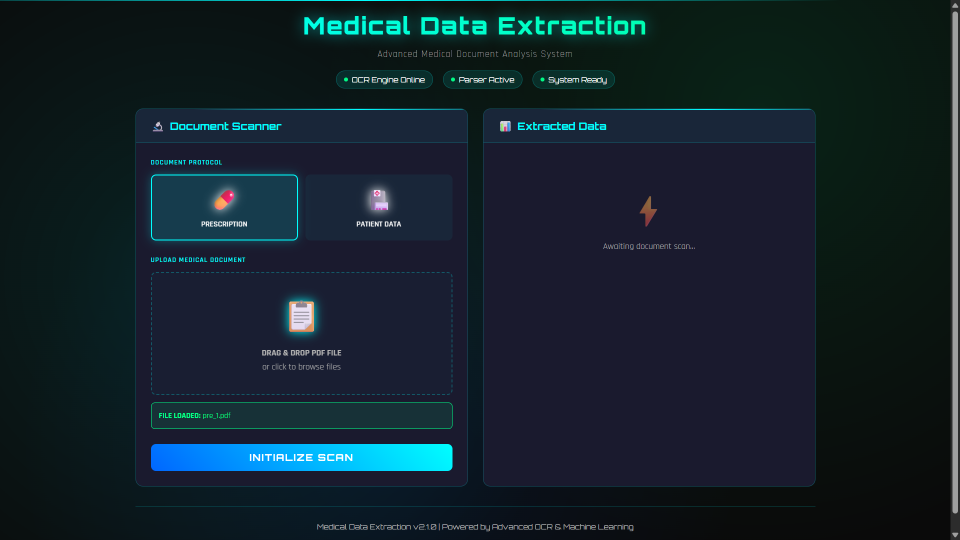
#> input picture images/file_loaded.png, 1919 x 1079 px (shown at 1/2 size)
$ python -i util.py   (imports and definitions only)
#> lines starting #> are read from the running program, lines starting #| are printed output that depends on the picture; after the words box and inside, x2 and y2 are one past the last pixel; in counts of white or black regions, pixels touching at a corner belong together
#> further down, picture is the input picture: shape (1079, 1919, 3); mean B, G, R 42.9, 34, 19.1
import numpy as np
import cv2


def preprocess_image(img):
    gray = cv2.cvtColor(np.array(img), cv2.COLOR_BGR2GRAY)
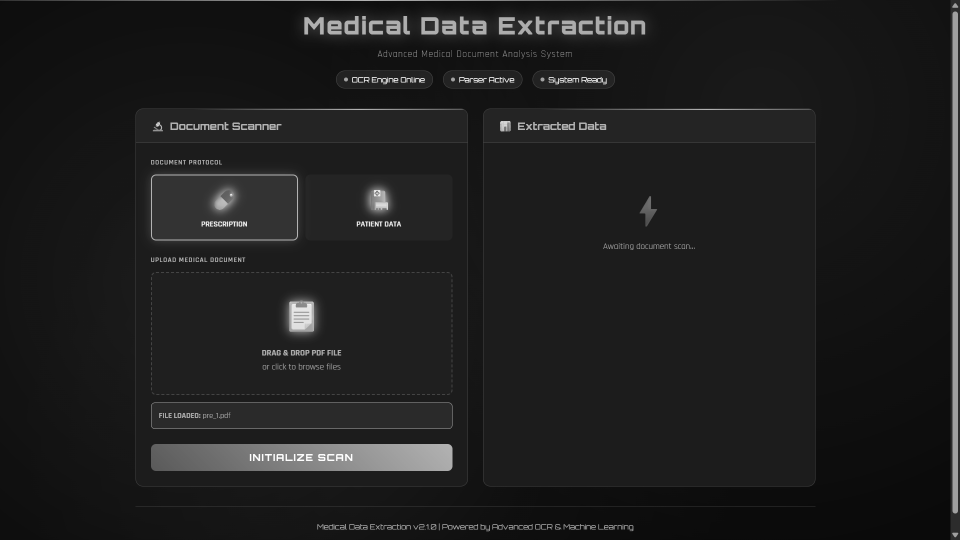
#> gray: shape (1079, 1919) (shown at 1/2 size); min 10, max 255, mean 30.5
    resized_image = cv2.resize(gray, None, fx =1.5, fy =1.5, interpolation = cv2.INTER_LINEAR)
    processed_image = cv2.adaptiveThreshold(
        resized_image,
        255,
        cv2.ADAPTIVE_THRESH_GAUSSIAN_C,
        cv2.THRESH_BINARY,
        61,
        11
    )
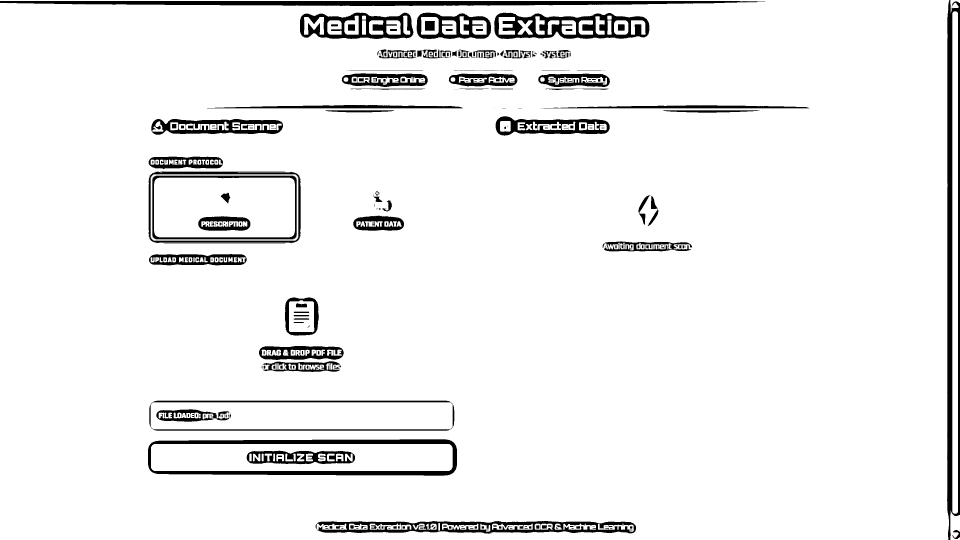
#> processed_image: shape (1618, 2878) (shown at 1/3 size); 94.1% white; 319 black regions (136 under 20 px), largest, box (x1, y1, x2, y2) and area: (2841, 0, 2878, 1618) 29767, (0, 3, 2296, 18) 25500, (444, 1318, 1371, 1427) 23315
    return processed_image

>>> import cv2
>>> picture = cv2.imread('../../images/file_loaded.png')
>>> result = preprocess_image(picture)

$ run again, on images/main_interface.png
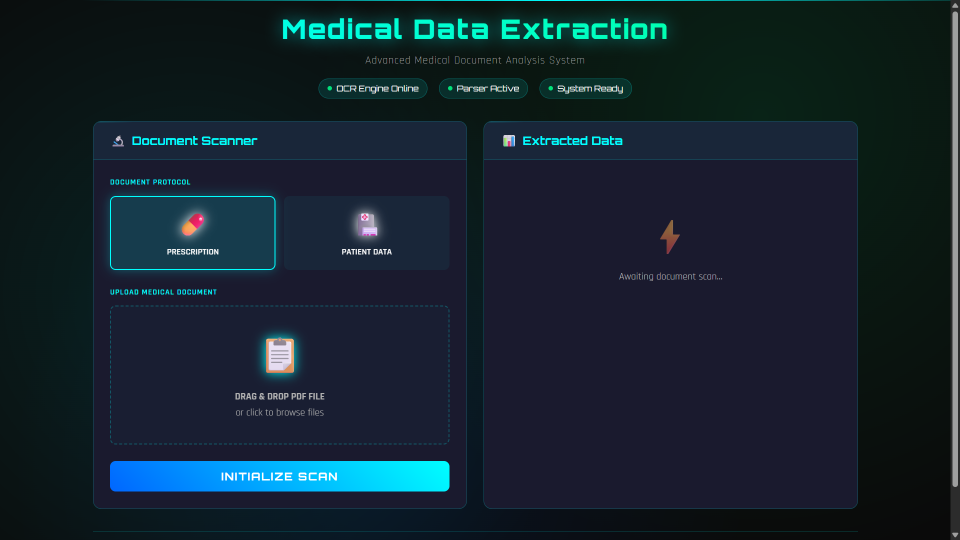
#> input picture images/main_interface.png, 1919 x 1079 px (shown at 1/2 size)
#> picture is the input picture: shape (1079, 1919, 3); mean B, G, R 46.1, 35.4, 20.3
#> in preprocess_image, `gray = cv2.cvtColor(np.array(img), cv2.COLOR_BGR2GRAY)`:
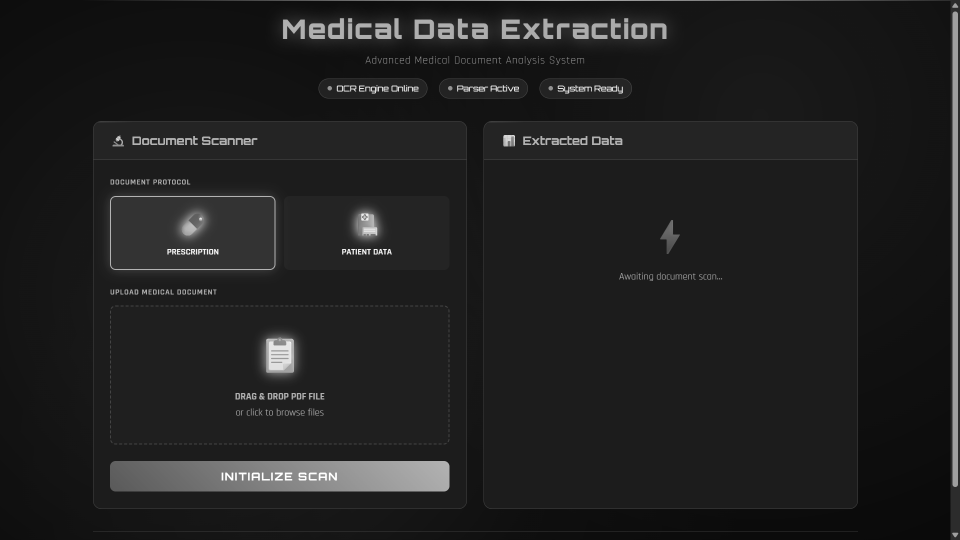
#> gray: shape (1079, 1919) (shown at 1/2 size); min 10, max 255, mean 32.1
#> in preprocess_image, `processed_image = cv2.adaptiveThreshold( resized_image, 255, cv2.ADAPT..`:
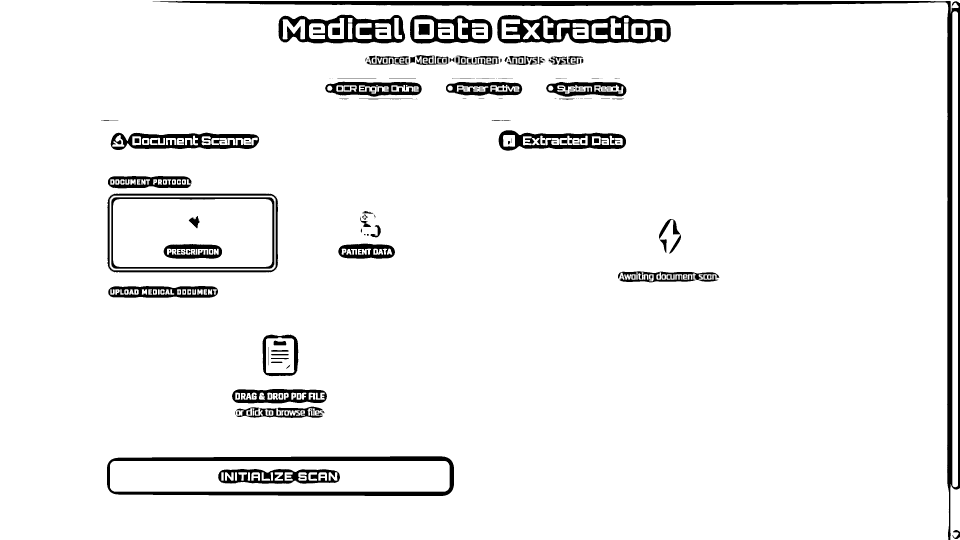
#> processed_image: shape (1618, 2878) (shown at 1/3 size); 94.5% white; 271 black regions (119 under 20 px), largest, box (x1, y1, x2, y2) and area: (458, 3, 2878, 1618) 54327, (321, 1369, 1362, 1488) 25766, (1492, 45, 2013, 130) 21751

$ run again, on images/main_ui.png
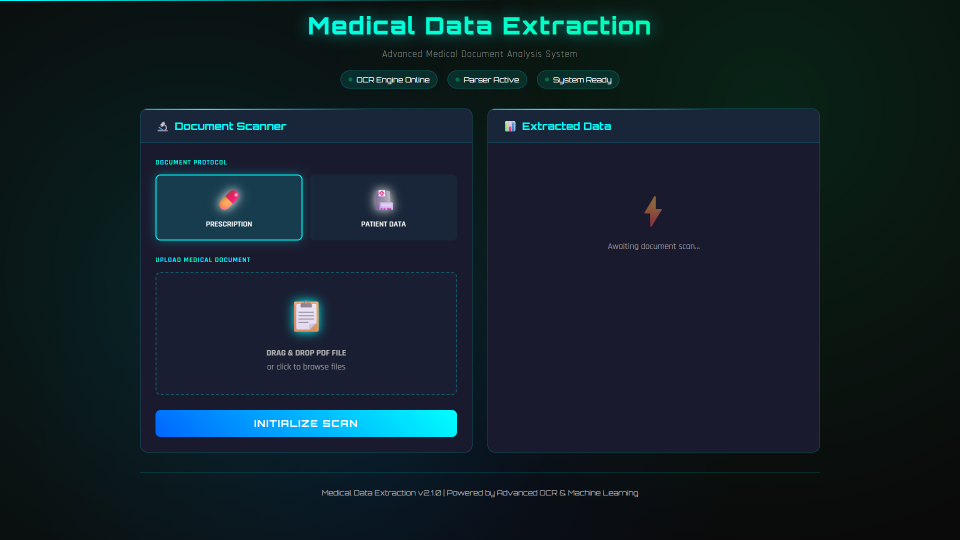
#> input picture images/main_ui.png, 1919 x 1079 px (shown at 1/2 size)
#> picture is the input picture: shape (1079, 1919, 3); mean B, G, R 40.9, 32.3, 17.5
#> in preprocess_image, `gray = cv2.cvtColor(np.array(img), cv2.COLOR_BGR2GRAY)`:
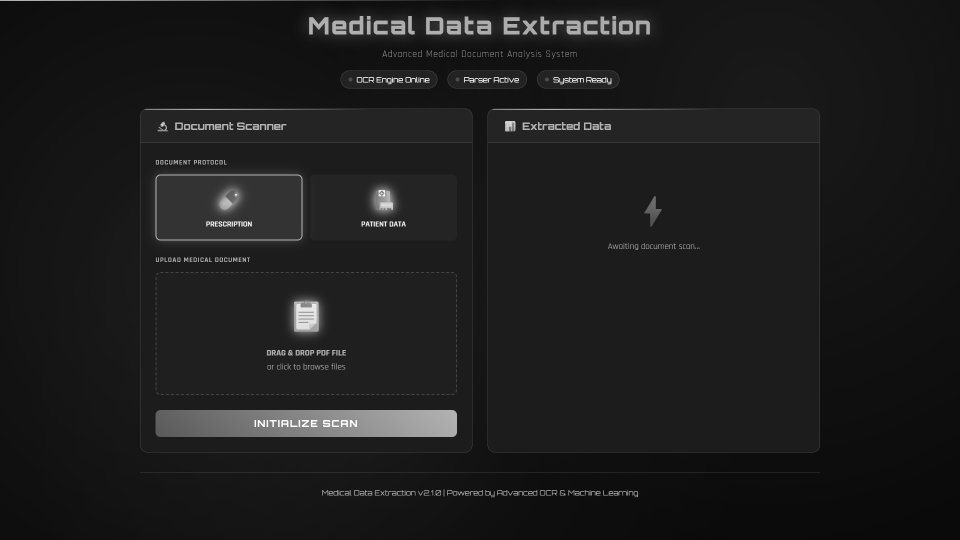
#> gray: shape (1079, 1919) (shown at 1/2 size); min 10, max 255, mean 28.8
#> in preprocess_image, `processed_image = cv2.adaptiveThreshold( resized_image, 255, cv2.ADAPT..`:
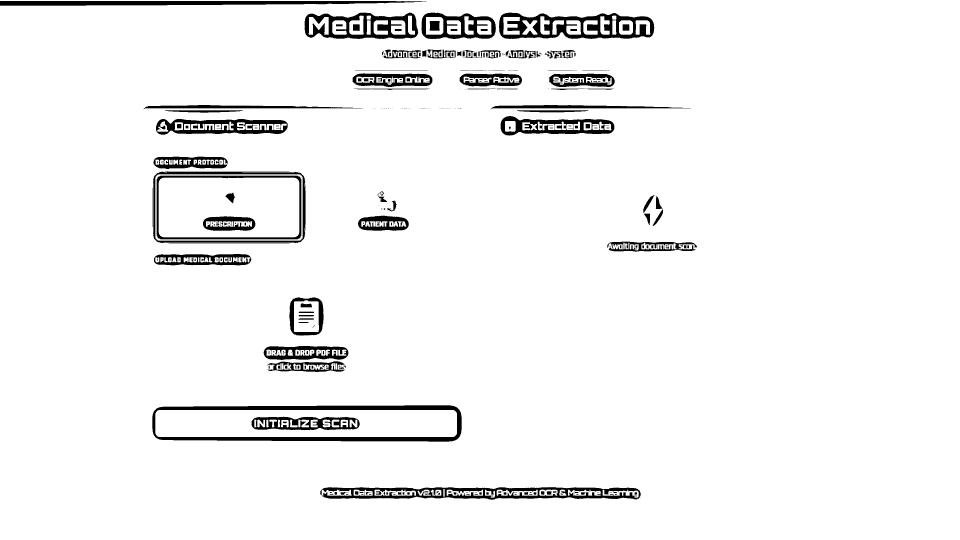
#> processed_image: shape (1618, 2878) (shown at 1/3 size); 95.3% white; 333 black regions (167 under 20 px), largest, box (x1, y1, x2, y2) and area: (457, 1216, 1385, 1325) 23341, (960, 1461, 1922, 1499) 18463, (1497, 38, 1963, 117) 18193
